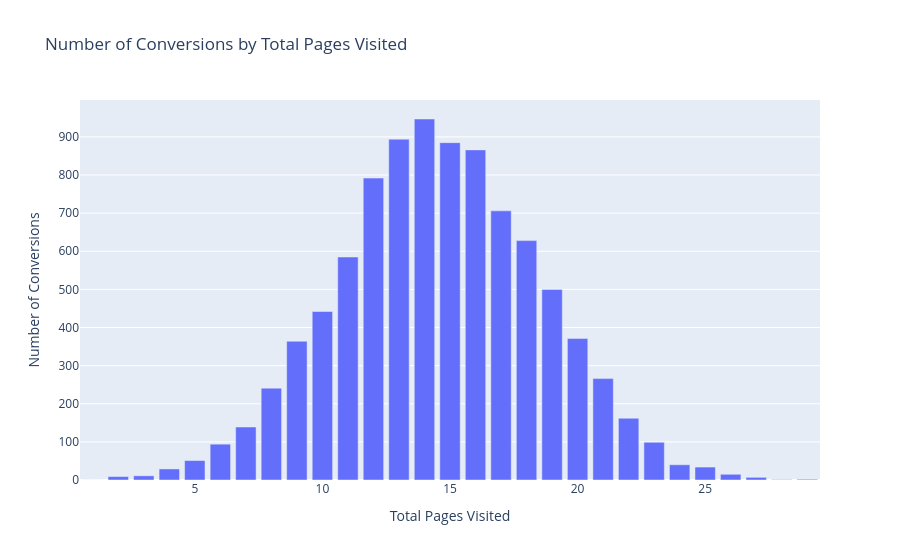

The notebook cell this image was saved under:
### Markdown cell above
![Conversion_rate](charts_as_png/5-conversion_by_sources.png)

### Code cell
data_country_converted = data_train.groupby("total_pages_visited")["converted"].sum().reset_index()

fig = px.bar(
    data_country_converted,
    x="total_pages_visited",
    y="converted",
    labels={"total_pages_visited": "Total Pages Visited", "converted": "Number of Conversions"},
    title="Number of Conversions by Total Pages Visited"
)
fig.show()

### Figure 1 — Plotly figure (JSON) as saved in the notebook; plotly's stock layout.template omitted (floating-point values rounded to 4 significant figures)
{"data": [{"hovertemplate": "Total Pages Visited=%{x}<br>Number of Conversions=%{y}<extra></extra>", "legendgroup": "", "marker": {"color": "#636efa", "pattern": {"shape": ""}}, "name": "", "orientation": "v", "showlegend": false, "textposition": "auto", "type": "bar", "x": [1, 2, 3, 4, 5, 6, 7, 8, 9, 10, 11, 12, 13, 14, 15, 16, 17, 18, 19, 20, 21, 22, 23, 24, 25, 26, 27, 28, 29], "xaxis": "x", "y": [0, 9, 11, 29, 51, 94, 139, 241, 364, 442, 585, 792, 894, 947, 885, 866, 706, 628, 500, 371, 266, 162, 99, 40, 34, 15, 7, 1, 2], "yaxis": "y"}], "layout": {"barmode": "relative", "legend": {"tracegroupgap": 0}, "title": {"text": "Number of Conversions by Total Pages Visited"}, "xaxis": {"anchor": "y", "domain": [0, 1], "title": {"text": "Total Pages Visited"}}, "yaxis": {"anchor": "x", "domain": [0, 1], "title": {"text": "Number of Conversions"}}}}
